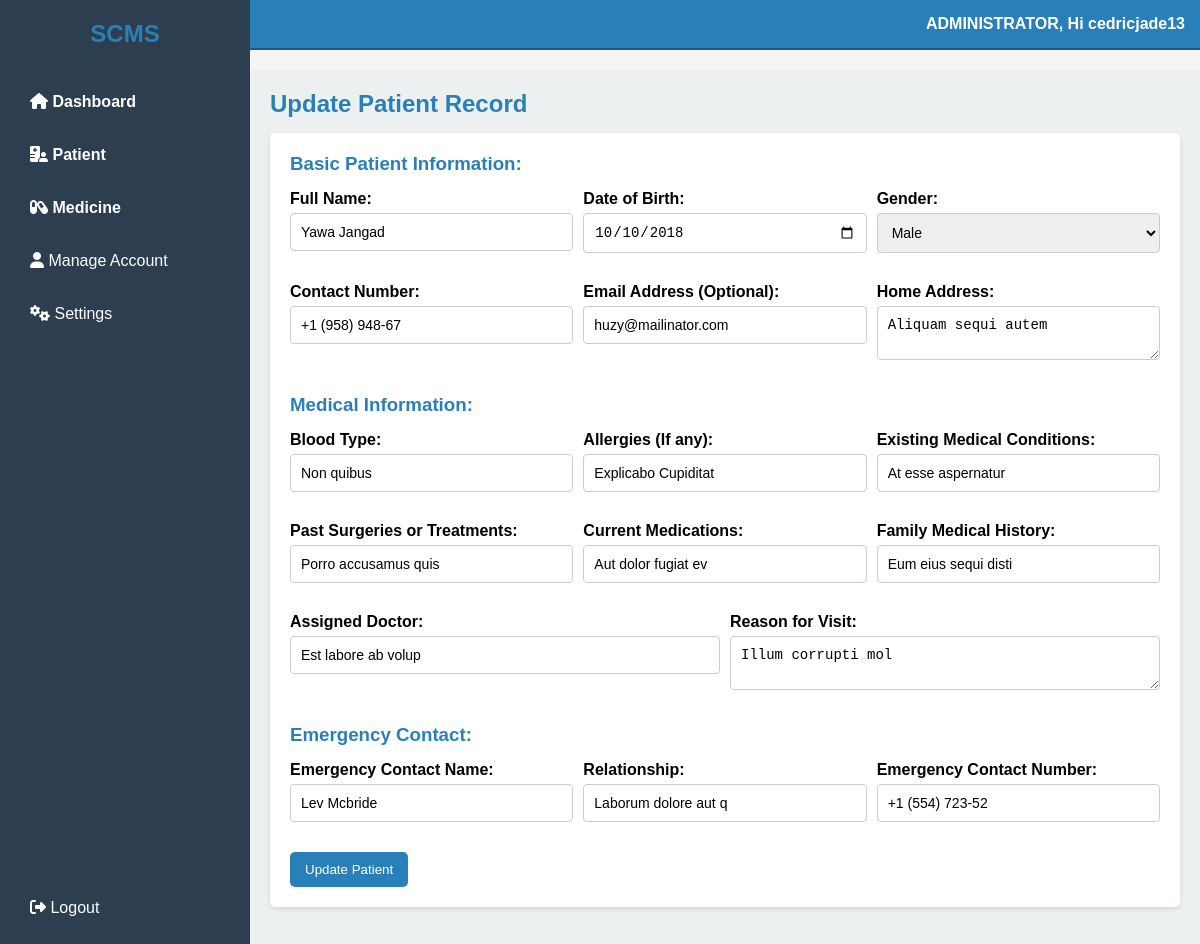
/admin/update_records.php?id=6 (signed in), run on the app's committed database.
### tables this page shows
CREATE TABLE `patients` (
  `id` int(20) NOT NULL,
  `full_name` varchar(100) NOT NULL,
  `dob` date NOT NULL,
  `gender` enum('Male','Female','Other') NOT NULL,
  `contact_number` varchar(15) NOT NULL,
  `email` varchar(100) NOT NULL,
  `address` text NOT NULL,
  `blood_type` varchar(10) NOT NULL,
  `allergies` varchar(100) NOT NULL,
  `conditions` varchar(100) NOT NULL,
  `surgeries` varchar(100) NOT NULL,
  `medications` varchar(100) NOT NULL,
  `family_history` varchar(100) NOT NULL,
  `assigned_doctor` varchar(100) NOT NULL,
  `reason_for_visit` text NOT NULL,
  `emergency_contact_name` varchar(100) NOT NULL,
  `relationship` varchar(100) NOT NULL,
  `emergency_contact_number` varchar(15) NOT NULL,
  `created_at` timestamp NOT NULL DEFAULT current_timestamp() ON UPDATE current_timestamp()
);

### admin/update_records.php (the view, shortened to what this page needs)
<?php
include('../database/config.php');
if (isset($_SESSION['username'])) {
    $username = $_SESSION['username'];
} else {
    header("Location: login.php");
    exit();
}
$patient = null;
if (isset($_GET['id'])) {
    $id = $_GET['id'];
    $sql = "SELECT * FROM patients WHERE id = ?";
    $stmt = $conn->prepare($sql);
    $stmt->bind_param("i", $id);
    $stmt->execute();
    $result = $stmt->get_result();
    if ($result->num_rows > 0) {
        $patient = $result->fetch_assoc();
    } else {
        echo "No patient found.";
        exit();
    }
} else {
    echo "No ID provided.";
    exit();
}
?>
<!DOCTYPE html>
<html lang="en">
<head>
    <link rel="stylesheet" href="styles.css">
    <link rel="stylesheet" href="https://cdnjs.cloudflare.com/ajax/libs/font-awesome/6.7.2/css/all.min.css" />
</head>
<body>
    <div class="container">
        <aside class="sidebar">
            <h2>SCMS</h2>
            <ul class="menu">
                <li>
                    <span class="toggle dashboard"><i class="fa-solid fa-house"></i> Dashboard</span>
                </li>
                <li>
                    <span class="toggle"><i class="fa-solid fa-hospital-user"></i> Patient</span>
                </li>
                <li>
                    <span class="toggle"><i class="fa-solid fa-capsules"></i> Medicine</span>
                </li>
                <li><a href="create_account.php"><i class="fa-solid fa-user"></i> Manage Account</a></li>
                <li><a href="#settings"><i class="fa-solid fa-gears"></i> Settings</a></li>
            </ul>
            <a href="login.php" class="logout"><i class="fa-solid fa-right-from-bracket"></i> Logout</a>
        </aside>
        <header class="header">
            <div class="admin-info">ADMINISTRATOR, Hi <?php echo htmlspecialchars($username); ?></div>
        </header>
        <main class="main-content">
            <h2>Update Patient Record</h2>
            <form method="POST" action="update_records.php?id=<?php echo $id; ?>">
                <h3>Basic Patient Information:</h3>
                <div class="form-group">
                    <div>
                        <label for="full_name">Full Name:</label>
                        <input type="text" id="full_name" name="full_name" value="<?php echo htmlspecialchars($patient['full_name']); ?>" required>
                    </div>
                    <div>
                        <label for="dob">Date of Birth:</label>
                        <input type="date" id="dob" name="dob" value="<?php echo htmlspecialchars($patient['dob']); ?>" required>
                    </div>
                    <div>
                        <label for="gender">Gender:</label>
                        <select id="gender" name="gender" required>
                            <option value="male" <?php echo $patient['gender'] == 'male' ? 'selected' : ''; ?>>Male</option>
                        </select>
                    </div>
                </div>
                <div class="form-group">
                    <div>
                        <label for="contact_number">Contact Number:</label>
                        <input type="tel" id="contact_number" name="contact_number" value="<?php echo htmlspecialchars($patient['contact_number']); ?>" required>
                    </div>
                    <div>
                        <label for="email">Email Address (Optional):</label>
                        <input type="email" id="email" name="email" value="<?php echo htmlspecialchars($patient['email']); ?>">
                    </div>
                    <div>
                        <label for="address">Home Address:</label>
                        <textarea id="address" name="address" required><?php echo htmlspecialchars($patient['address']); ?></textarea>
                    </div>
                </div>
                <h3>Medical Information:</h3>
                <div class="form-group">
                    <div>
                        <label for="blood_type">Blood Type:</label>
                        <input type="text" id="blood_type" name="blood_type" value="<?php echo htmlspecialchars($patient['blood_type']); ?>" required>
                    </div>
                    <div>
                        <label for="allergies">Allergies (If any):</label>
                        <input type="text" id="allergies" name="allergies" value="<?php echo htmlspecialchars($patient['allergies']); ?>">
                    </div>
                    <div>
                        <label for="conditions">Existing Medical Conditions:</label>
                        <input type="text" id="conditions" name="conditions" value="<?php echo htmlspecialchars($patient['conditions']); ?>">
                    </div>
                </div>
                <div class="form-group">
                    <div>
                        <label for="surgeries">Past Surgeries or Treatments:</label>
                        <input type="text" id="surgeries" name="surgeries" value="<?php echo htmlspecialchars($patient['surgeries']); ?>">
                    </div>
                    <div>
                        <label for="medications">Current Medications:</label>
                        <input type="text" id="medications" name="medications" value="<?php echo htmlspecialchars($patient['medications']); ?>">
                    </div>
                    <div>
                        <label for="family_history">Family Medical History:</label>
                        <input type="text" id="family_history" name="family_history" value="<?php echo htmlspecialchars($patient['family_history']); ?>">
                    </div>
                </div>
                <div class="form-group">
                    <div>
                        <label for="assigned_doctor">Assigned Doctor:</label>
                        <input type="text" id="assigned_doctor" name="assigned_doctor" value="<?php echo htmlspecialchars($patient['assigned_doctor']); ?>">
                    </div>
                    <div>
                        <label for="reason_for_visit">Reason for Visit:</label>
                        <textarea id="reason_for_visit" name="reason_for_visit" required><?php echo htmlspecialchars($patient['reason_for_visit']); ?></textarea>
                    </div>
                </div>
                <h3>Emergency Contact:</h3>
                <div class="form-group">
                    <div>
                        <label for="emergency_contact_name">Emergency Contact Name:</label>
                        <input type="text" id="emergency_contact_name" name="emergency_contact_name" value="<?php echo htmlspecialchars($patient['emergency_contact_name']); ?>" required>
                    </div>
                    <div>
                        <label for="relationship">Relationship:</label>
                        <input type="text" id="relationship" name="relationship" value="<?php echo htmlspecialchars($patient['relationship']); ?>" required>
                    </div>
                    <div>
                        <label for="emergency_contact_number">Emergency Contact Number:</label>
                        <input type="tel" id="emergency_contact_number" name="emergency_contact_number" value="<?php echo htmlspecialchars($patient['emergency_contact_number']); ?>" required>
                    </div>
                </div>
                <input type="submit" value="Update Patient">
            </form>
        </main>
    </div>
</body>
</html>

### admin/styles.css (style rules this page uses)
* { box-sizing: border-box; margin: 0; padding: 0; }
body { font-family: "Josefin Sans", sans-serif; font-optical-sizing: auto; font-weight: weight; font-style: normal; background-color: #f4f4f4; }
.container { display: flex; }
.sidebar { width: 250px; background-color: #2c3e50; color: white; padding: 20px; position: fixed; height: 100%; display: flex; flex-direction: column; }
.sidebar h2 { text-align: center; margin-bottom: 20px; }
.menu { flex: 1; list-style-type: none; }
.menu li { margin: 15px 0; }
.menu li span { font-weight: bold; display: block; margin-bottom: 5px; cursor: pointer; padding: 10px; transition: background 0.3s; }
.menu li a { color: white; text-decoration: none; padding: 10px; display: block; border-radius: 5px; transition: background 0.3s; }
.menu li .dashboard { color: white; text-decoration: none; padding: 10px; display: block; border-radius: 5px; transition: background 0.3s; }
.logout { color: white; text-decoration: none; padding: 10px; border-radius: 5px; margin-top: 15px; }
.header { background-color: #2980b9; color: white; padding: 15px; display: flex; justify-content: flex-end; align-items: center; border-bottom: 2px solid #1c598a; position: fixed; top: 0; left: 250px; right: 0; z-index: 1000; }
.admin-info { font-size: 16px; font-weight: bold; }
.main-content { flex: 1; padding: 20px; margin-left: 250px; margin-top: 70px; background-color: #ecf0f1; }
form { background-color: white; padding: 20px; border-radius: 5px; box-shadow: 0 2px 5px rgba(0, 0, 0, 0.1); margin-bottom: 20px; }
h2, h3 { color: #2980b9; margin-bottom: 15px; }
label { display: block; margin-bottom: 5px; font-weight: bold; }
input[type="text"], input[type="date"], input[type="tel"], input[type="email"], input[type="number"], textarea, select { width: 100%; padding: 10px; margin-bottom: 15px; border: 1px solid #ccc; border-radius : 4px; font-size: 14px; }
input[type="submit"], button { background-color: #2980b9; color: white; border: none; padding: 10px 15px; border-radius: 5px; cursor: pointer; transition: background 0.3s; }

### admin/update_records.php (style rules this page uses)
.form-group { display: flex; justify-content: space-between; margin-bottom: 15px; }
.form-group > div { flex: 1; margin-right: 10px; }
.form-group > div:last-child { margin-right: 0; }

### data on the page
patients: full_name "Yawa Jangad", dob "10/10/2018", contact_number "+1 (958) 948-67", email "huzy@mailinator.com", address "Aliquam sequi autem", blood_type "Non quibus", allergies "Explicabo Cupiditat", conditions "At esse aspernatur", surgeries "Porro accusamus quis", medications "Aut dolor fugiat ev", family_history "Eum eius sequi disti", assigned_doctor "Est labore ab volup", reason_for_visit "Illum corrupti mol", emergency_contact_name "Lev Mcbride", relationship "Laborum dolore aut q", emergency_contact_number "+1 (554) 723-52"

### other printed values
$username "cedricjade13"
